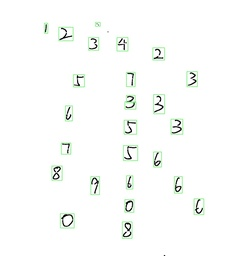
#> input picture bbox/10__ .jpg, 248 x 256 px, shrunk from 968 x 1000 before the run
$ python -i segmentation.py   (imports and definitions only)
#> lines starting #> are read from the running program, lines starting #| are printed output that depends on the picture; after the words box and inside, x2 and y2 are one past the last pixel; in counts of white or black regions, pixels touching at a corner belong together
#> further down, picture is the input picture: shape (256, 248, 3); mean B, G, R 250.2, 251.7, 250.3
import sys
import cv2
import numpy as np

def segment(im):
	kernel = np.ones((5,5),np.uint8)
	im = cv2.erode(im,kernel,iterations = 1)
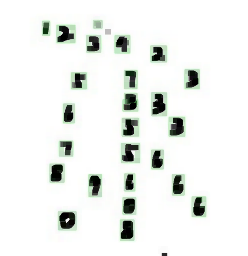
#> im: shape (256, 248, 3); mean of channels 0, 1, 2 236.8, 239.4, 236.9; drawn as B, G, R

		# resize image

	ss = cv2.ximgproc.segmentation.createSelectiveSearchSegmentation()
	ss.setBaseImage(im)
	ss.switchToSelectiveSearchQuality()
	height, width, d = im.shape
#> height = 256; width = 248; d = 3

		# run selective search segmentation on input image
	rects = ss.process()
	rec = []
	box = []
	########################################################################
	GrayImage=cv2.cvtColor(im,cv2.COLOR_BGR2GRAY)   #将BGR图转为灰度图
	ret,thresh1=cv2.threshold(GrayImage,130,255,cv2.THRESH_BINARY)
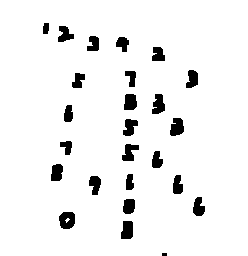
#> thresh1: shape (256, 248); 94.2% white; 25 black regions (1 under 20 px), largest, box (x1, y1, x2, y2) and area: (59, 212, 75, 229) 221, (170, 118, 184, 136) 198, (121, 221, 133, 239) 191
	#########################################################################
		#imOut = im.copy()
	for i, rect in enumerate(rects):
		x, y, w, h = rect
		if w >= h * 2:
			continue
		if w <= 5:
			continue
		if w >= width*0.9 or h>=height*0.9:
			continue
		rec.append((x,y,x+w,y+h))
			#cv2.rectangle(imOut, (x, y), (x+w, y+h), (0, 255, 0), 1, cv2.LINE_AA)
	ava = [True for i in range(len(rec))]
	for i in range(len(rec)):
		xi, yi, wi, hi = rec[i]
		for j in range(len(rec)):
			if i==j:
				continue
			xj, yj, wj, hj = rec[j]
			if xi >= xj and yi>=yj and wi<=wj and hi<=hj:
				ava[i]=False
				break
	#im = cv2.cvtColor(im, cv2.COLOR_BGR2GRAY)
		#box=[]
	for i in range(len(rec)):
		if ava[i]:
			x, y, w, h = rec[i]
			box.append([x,y,w,h])
			#cv2.line(im,(x,y),(w,h),(255,255,0),2)
	#################################################################################
			'''m = 0
			a = [0 for z in range(0, w)]
				#记录每一列的波峰
			for j in range(x,w): #遍历一列
				for i in range(y,h):  #遍历一行
					if  thresh1[i,j]==0:  #如果改点为黑点
						a[j]+=1  		#该列的计数器加一计数
				if a[j] > m:
					m = a[j]

			hight = m/3
			left = x
			right = w

			for j in range(x,w):
				if a[j]<=m/4:
					left+=1
				else:
					#box.extend([x,y,w,h])
					break

			for j in range(w,x):
				if a[j]<=m/4:
					right-=1
				else:
					#box.extend([x,y,w,h])
					break

			num = 0
			pre = y
			for j in range(left+1, right):
				if a[j] <= m/4:
					minm = m
					for i in range(j, right):
						if a[i] <= minm:
							minm = a[i]
							num = i
						if a[i] > m/2:
							#cv2.line(imOut,(num,y),(num,h),(0,255,0),2)
							#box.extend([pre,y,num,h])
							pre = num
							j = i
							break
			#box.extend([pre,y,w,h])
	#################################################################################
			#cv2.rectangle(imOut, (x, y), (w, h), (0, 255, 0), 1, cv2.LINE_AA)
			#print (rec)'''
	return box
		#while True:
			# show output
		#cv2.imwrite('./dev/'+str(k+1)+'__ .jpg', imOut)
		# close image show window
		#cv2.destroyAllWindows()

>>> import cv2
>>> picture = cv2.imread('bbox/10__ .jpg')
>>> result = segment(picture)
#> result = [[157, 245, 171, 256], [29, 13, 211, 243], [43, 29, 213, 245], [27, 11, 213, 228]]

$ run again, on bbox/2__ .jpg
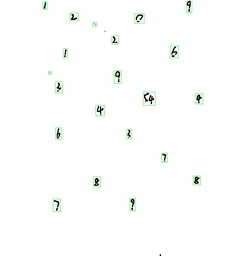
#> input picture bbox/2__ .jpg, 247 x 256 px, shrunk from 965 x 1000 before the run
#> picture is the input picture: shape (256, 247, 3); mean B, G, R 252.3, 253.1, 252.3
#> in segment, `im = cv2.erode(im,kernel,iterations = 1)`:
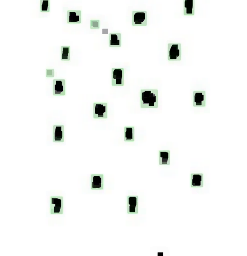
#> im: shape (256, 247, 3); mean of channels 0, 1, 2 245.1, 246.6, 245.2; drawn as B, G, R
#> in segment, `ret,thresh1=cv2.threshold(GrayImage,130,255,cv2.THRESH_BINARY)`:
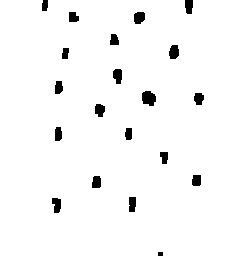
#> thresh1: shape (256, 247); 97.1% white; 20 black regions, largest, box (x1, y1, x2, y2) and area: (142, 91, 156, 106) 166, (169, 45, 179, 59) 117, (134, 12, 145, 24) 114
#> result = 14 items, first 6: [76, 59, 165, 149], [43, 107, 69, 149], [59, 0, 196, 69], [171, 0, 212, 21], [187, 156, 213, 197], [187, 75, 213, 117]

$ run again, on bbox/4__ .jpg
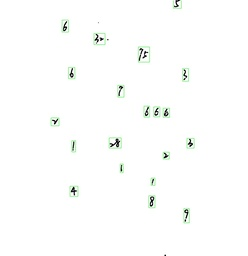
#> input picture bbox/4__ .jpg, 248 x 256 px, shrunk from 969 x 1000 before the run
#> picture is the input picture: shape (256, 248, 3); mean B, G, R 252.4, 253.3, 252.5
#> in segment, `im = cv2.erode(im,kernel,iterations = 1)`:
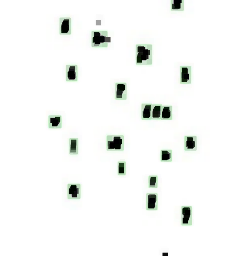
#> im: shape (256, 248, 3); mean of channels 0, 1, 2 245.3, 246.9, 245.4; drawn as B, G, R
#> in segment, `ret,thresh1=cv2.threshold(GrayImage,130,255,cv2.THRESH_BINARY)`:
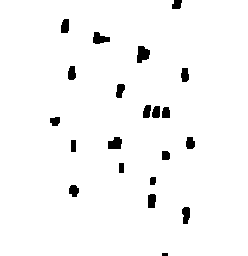
#> thresh1: shape (256, 248); 97.1% white; 21 black regions (1 under 20 px), largest, box (x1, y1, x2, y2) and area: (137, 46, 150, 63) 163, (108, 137, 122, 149) 136, (93, 32, 110, 44) 135
#> result = [[59, 171, 85, 213], [139, 171, 165, 228], [171, 197, 197, 229], [156, 0, 197, 21], [44, 11, 117, 53], [91, 59, 212, 181], [124, 27, 164, 75], [59, 59, 85, 85], [157, 245, 171, 256], [43, 107, 85, 165]]
